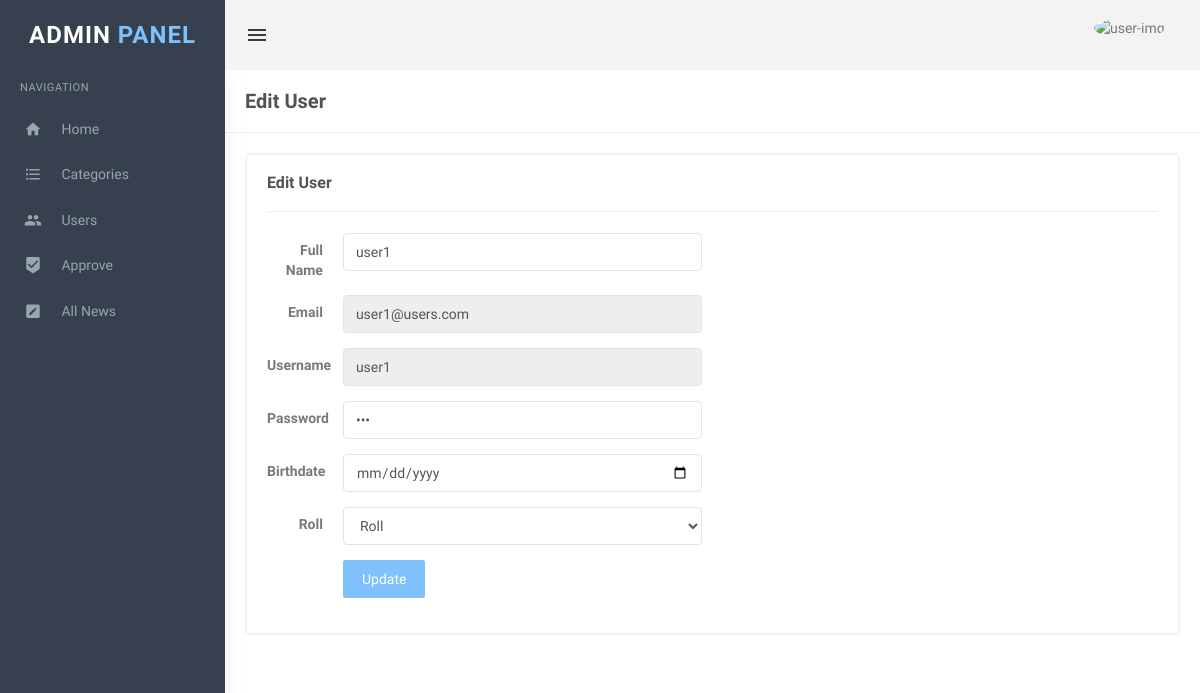
Page /adminPanel/editUser.php?userId=2 (signed in) on the committed database.
### tables this page shows
CREATE TABLE IF NOT EXISTS `users` (
  `id` int(200) NOT NULL AUTO_INCREMENT,
  `username` varchar(20) NOT NULL,
  `password` varchar(30) NOT NULL,
  `email` varchar(40) NOT NULL,
  `name` varchar(20) NOT NULL,
  `roll` varchar(20) NOT NULL,
  `birthdate` date NOT NULL,
  PRIMARY KEY (`id`) USING BTREE,
  UNIQUE KEY `email` (`email`),
  UNIQUE KEY `username` (`username`) USING BTREE
);

### adminPanel/editUser.php (the view, shortened to what this page needs)
<?php
include('includes/config.php');
?>
<!DOCTYPE html>
<html lang="en">
<head>
    <link href="assets/css/bootstrap.min.css" rel="stylesheet" type="text/css" />
    <link href="assets/css/core.css" rel="stylesheet" type="text/css" />
    <link href="assets/css/components.css" rel="stylesheet" type="text/css" />
    <link href="assets/css/icons.css" rel="stylesheet" type="text/css" />
    <link href="assets/css/pages.css" rel="stylesheet" type="text/css" />
    <link href="assets/css/menu.css" rel="stylesheet" type="text/css" />
    <link href="assets/css/responsive.css" rel="stylesheet" type="text/css" />
</head>
<body class="fixed-left">
    <div id="wrapper">
        <?php include('includes/topheader.php');?>
        <?php include('includes/leftsidebar.php');?>
        <div class="content-page">
            <div class="content">
                <div class="container">
                    <div class="row">
                        <div class="col-xs-12">
                            <div class="page-title-box">
                                <h4 class="page-title">Edit User</h4>
                                <div class="clearfix"></div>
                            </div>
                        </div>
                    </div>
                    <div class="row">
                        <div class="col-sm-12">
                            <div class="card-box">
                                <h4 class="m-t-0 header-title"><b>Edit User </b></h4>
                                <hr />
                                <div class="row">
                                    <div class="col-sm-6">
                                    </div>
                                </div>
                                <?php
                                    $userId = intval($_GET['userId']);
                                    $query = "SELECT name,email,username,password,birthdate,roll FROM users WHERE id = $userId";
                                    $result = mysqli_query($con,$query);
                                    while ($row = mysqli_fetch_array($result)) {
                                ?>
                                <div class="row">
                                    <div class="col-md-6">
                                        <form class="form-horizontal" name="category" method="post">
                                            <div class="form-group">
                                                <label class="col-md-2 control-label">Full Name</label>
                                                <div class="col-md-10">
                                                    <input type="text" class="form-control"
                                                        value="<?php echo htmlentities($row['name']);?>" name="name"
                                                        required>
                                                </div>
                                            </div>
                                            <div class="form-group">
                                                <label class="col-md-2 control-label">Email</label>
                                                <div class="col-md-10">
                                                    <input type="email" class="form-control "disabled
                                                        value="<?php echo htmlentities($row['email']);?>" name="email"
                                                        required>
                                                </div>
                                            </div>
                                            <div class="form-group">
                                                <label class="col-md-2 control-label">Username</label>
                                                <div class="col-md-10">
                                                    <input type="text" class="form-control "disabled
                                                        value="<?php echo htmlentities($row['username']);?>"
                                                        name="username" required>
                                                </div>
                                            </div>
                                            <div class="form-group">
                                                <label class="col-md-2 control-label">Password</label>
                                                <div class="col-md-10">
                                                    <input type="password" class="form-control"
                                                        value="<?php echo htmlentities($row['password']);?>"
                                                        name="password" required>
                                                </div>
                                            </div>
                                            <div class="form-group">
                                                <label class="col-md-2 control-label">Birthdate</label>
                                                <div class="col-md-10">
                                                    <input type="date" class="form-control"
                                                        value="<?php echo htmlentities($row['birthdate']);?>"
                                                        name="bdate" required>
                                                </div>
                                            </div>
                                            <div class="form-group row">
                                                <label class="col-md-2 control-label">Roll</label>
                                                <div class="col-md-10">
                                                    <select class="form-control" name="roll" id="roll"
                                                        onChange="getSubCat(this.value);" required>
                                                        <option value="">Roll</option>
                                                        <?php
                                                        $query = "SELECT roll FROM rolls WHERE id!='1'";
                                                        $result = mysqli_query($con,$query);
                                                        ?>
                                                    </select>
                                                </div>
                                            </div>
                                            <?php } ?>
                                            <div class="form-group">
                                                <label class="col-md-2 control-label">&nbsp;</label>
                                                <div class="col-md-10">
                                                    <button type="submit"
                                                        class="btn btn-custom waves-effect waves-light btn-md"
                                                        name="submit">
                                                        Update
                                                    </button>
                                                </div>
                                            </div>
                                        </form>
                                    </div>
                                </div>
                            </div>
                        </div>
                    </div>
                </div>
            </div>
        </div>
    </div>
</body>
</html>

### adminPanel/assets/css/core.css (style rules this page uses)
body { font-family: 'Varela Round', sans-serif; margin: 0; padding-bottom: 60px; overflow-x: hidden; color: #797979; }
html { position: relative; min-height: 100%; }
.h1, .h2, .h3, .h4, .h5, .h6, h1, h2, h3, h4, h5, h6 { color: #505458; font-family: 'Hind Madurai', sans-serif; margin: 10px 0; }
* { outline: none !important; }
b, strong { font-weight: 600; font-family: 'Hind Madurai', sans-serif; }
.container { width: auto; }
#wrapper { height: 100%; overflow: hidden; width: 100%; }
.m-t-0 { margin-top: 0 !important; }
.card-box { padding: 20px; border: 2px solid #f3f3f3; -webkit-border-radius: 5px; border-radius: 5px; -moz-border-radius: 5px; background-clip: padding-box; margin-bottom: 20px; background-color: #ffffff; }
.row { margin-right: -10px; margin-left: -10px; }
.col-lg-1, .col-lg-10, .col-lg-11, .col-lg-12, .col-lg-2, .col-lg-3, .col-lg-4, .col-lg-5, .col-lg-6, .col-lg-7, .col-lg-8, .col-lg-9, .col-md-1, .col-md-10, .col-md-11, .col-md-12, .col-md-2, .col-md-3, .col-md-4, .col-md-5, .col-md-6, .col-md-7, .col-md-8, .col-md-9, .col-sm-1, .col-sm-10, .col-sm-11, .col-sm-12, .col-sm-2, .col-sm-3, .col-sm-4, .col-sm-5, .col-sm-6, .col-sm-7, .col-sm-8, .col-sm-9, .col-xs-1, .col-xs-10, .col-xs-11, .col-xs-12, .col-xs-2, .col-xs-3, .col-xs-4, .col-xs-5, .col-xs-6, .col-xs-7, .col-xs-8, .col-xs-9 { padding-left: 10px; padding-right: 10px; }
.waves-effect { position: relative; cursor: pointer; display: inline-block; overflow: hidden; -webkit-user-select: none; -moz-user-select: none; -ms-user-select: none; user-select: none; -webkit-tap-highlight-color: transparent; vertical-align: middle; z-index: 1; will-change: opacity, transform; -webkit-transition: all 0.3s ease-out; -moz-transition: all 0.3s ease-out; -o-transition: all 0.3s ease-out; -ms-transition: all 0.3s ease-out; transition: all 0.3s ease-out; }

### adminPanel/assets/css/menu.css (style rules this page uses)
.content-page { margin-left: 225px; overflow: hidden; }
.content-page .content { padding: 0 5px 10px 5px; margin-top: 70px; }
.page-title { font-size: 20px; margin-bottom: 0; margin-top: 0; font-weight: 600; }
.header-title { font-size: 16px; line-height: 16px; margin-bottom: 8px; font-weight: 600; }
.page-title-box { padding: 20px; border-bottom: 1px solid #eee; margin: 0 -20px 20px -20px; }
.page-title-box .page-title { margin-bottom: 0; float: left; }

### rows in the picture
users: name "user1", email "user1@users.com", username "user1"
